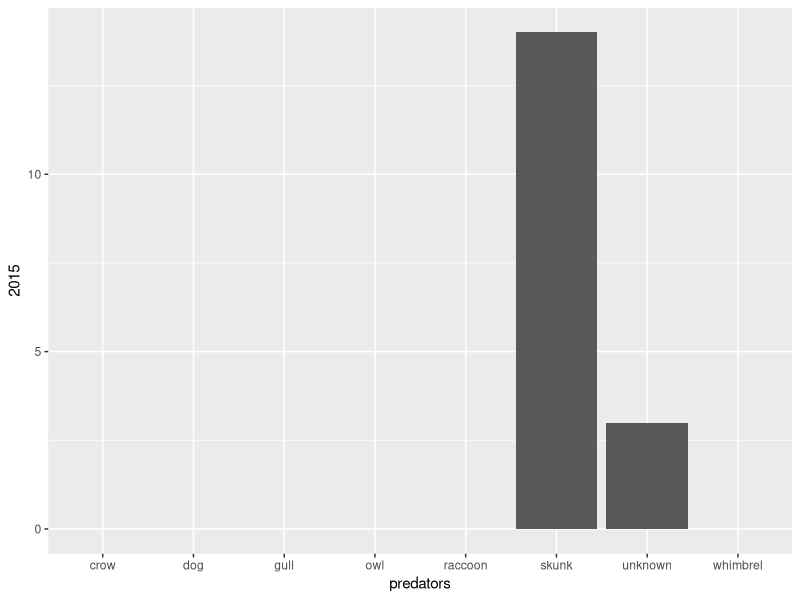
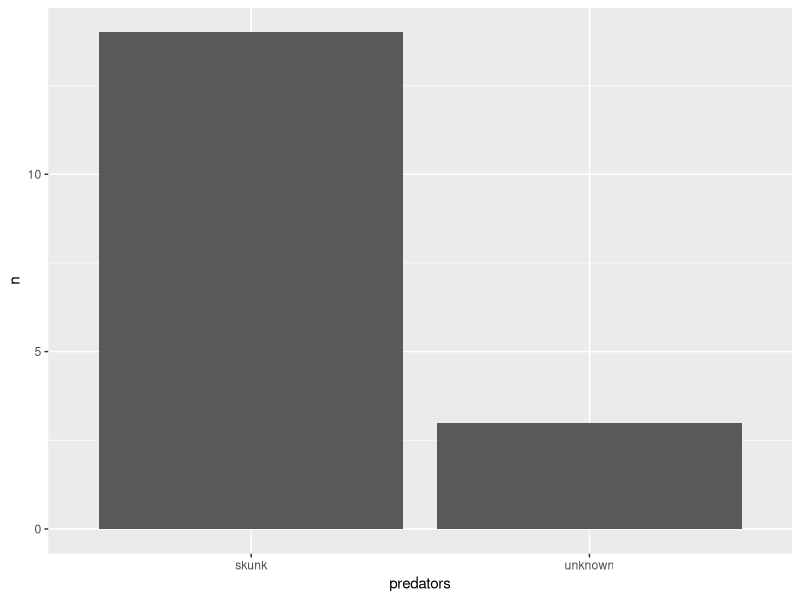

Here is the R script that generated these plots, in order:
## ---- chunk 1
knitr::opts_chunk$set(echo = TRUE)
## ---- chunk 2
# Load packages and read Snowy Plover csv

library(tidyverse)
snowyplover <- read_csv("SnowyPlover.csv")

## ---- chunk 3
# Count table of predators by year

predation_table <- snowyplover %>% 
  select(year, predators) %>% 
  filter( predators != "NA") %>% 
  count(predators, year) %>% 
  spread(year, n)

predation_table[is.na(predation_table)] <- 0



## ---- chunk 4
# Graph using count table
predators_graph <- ggplot( predation_table, aes( x = predators, y = `2015`)) +
  geom_col()

predators_graph
## ---- chunk 5
# Count table filtered by specific year
predation <- snowyplover %>% 
  select(year, predators) %>% 
  filter( predators != "NA") %>%
  filter( year == "2015") %>% 
  count(predators, year)

# Graph using filtered count table
predators_graph2 <- ggplot(predation, aes( x = predators, y = n)) +
  geom_col()

predators_graph2
